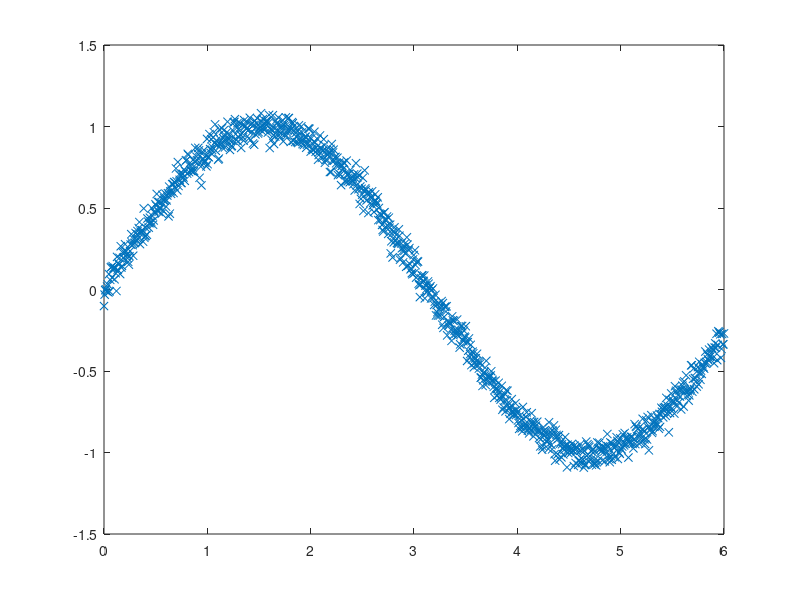

The MATLAB source for this figure: (Note: this script raises an error after producing the figure.)
function [network, y] = mlp_basic()
clear all
clc

n_samples = 1000;

%% generate random data
sigma_r = [0.05];
w_r = [1]; % has to sum to one

train.x = linspace(0, 6, n_samples)';
train.y = zeros(n_samples, 1);

for i=1:n_samples
    train.y(i)= normrnd( sin(train.x(i)), sigma_r);

end
plot(train.x,train.y,'x')

%% define model
% parameters
n_inputs = 1;
n_outputs = 1;

n_hidden = [100, 10];

% create model
global network
network= NetworkModel( );

init_mul = 0.1;
x   = ConstantNode().atn();
yd  = ConstantNode().atn();
w1  = VariableNode([n_hidden(1), n_inputs], init_mul).atn();
b1  = VariableNode([1, n_hidden(1)], init_mul).atn();
w2  = VariableNode([n_outputs, n_hidden(1)], init_mul).atn();
b2  = VariableNode([1, n_outputs], init_mul).atn();

%w3  = VariableNode([n_hidden(2), n_outputs], init_mul).atn();
%b3  = VariableNode([1, n_outputs], init_mul).atn();

h1  = 0.5.*(relu(x*w1' + b1)).^2;
z2  = h1*w2' + b2;
loss= reduce_sum((z2-yd).^2, [1]);

% feed inputs
x.feed((train.x - mean(train.x))/std(train.x));
yd.feed(train.y);

w = network.params2vect();

%% compute forward pass
y = network.forward(loss);

%% compute backward pass
dy_dw = network.backward(loss);


%% gradient check
grad_check(@loss_dloss, network.n_params, 200, network, loss);

%% run training

w0 = rand(network.n_params, 1);
f = @(x)loss_dloss(x, network, loss);

%options = optimset('Display','iter', 'MaxIter', 50, 'GradObj','on');
options = optimoptions(@fminunc,'Algorithm','quasi-newton', ...
                                'Display','iter', ...
                                'MaxIterations', 1000, ...
                                'SpecifyObjectiveGradient', true);
                            
[w_p, fval] = fminunc(f, w0, options);

y = loss_eval(w_p, network, loss);


%% graph
if n_inputs == 1
    figure(2)
    x_feed= (train.x - mean(train.x))/std(train.x);
    y_plot= prob_eval(x_feed, z2);
    
    plot(train.x,train.y,'x')
    hold on
    plot(train.x, y_plot,'g-');
    hold off
        
    figure(1)
end


end



function y = loss_eval(w, model, target)
    model.vect2params(w);
    y = model.forward(target);
    
    y = y{1};
end

function y = prob_eval(x, target)
    global network
    network.nodes{1}.const.x = x;
    y = network.forward(target);
    
    y = y{1};
end

function dy = dloss_eval(w, model)
    model.vect2params(w);
    model.forward();
    dy = backward(model); 
end

function [loss, dloss] = loss_dloss(w, model, target)
    % forward pass
    model.vect2params(w);
    out = model.forward(target);
    loss= out{1};    
    % backward pass
    %if nargout == 2
    dloss = model.backward(target); 
    %end
end